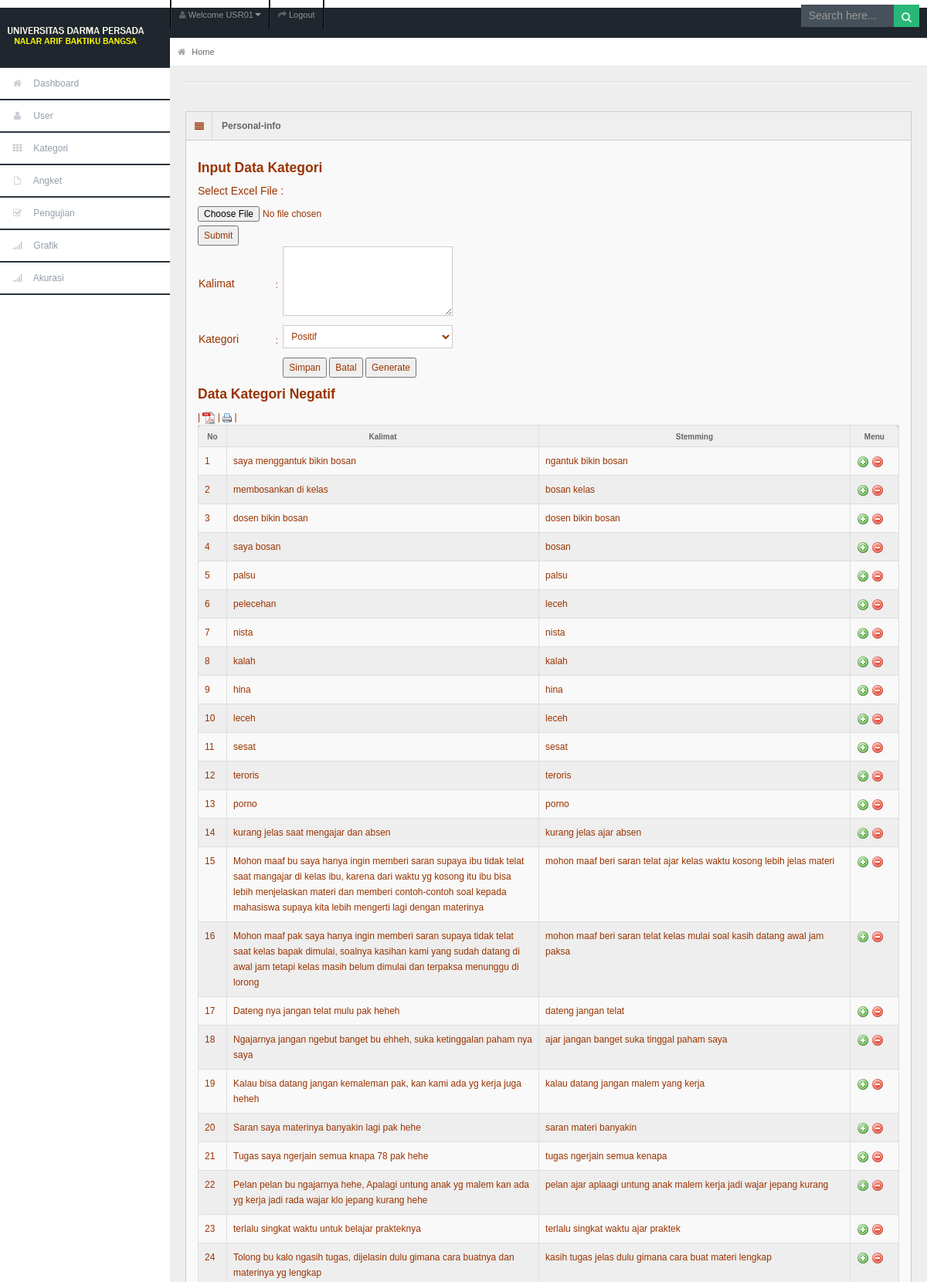
Page /index.php?mnu=kategori (signed in, upper part) on the committed database.
### tables this page shows
CREATE TABLE `tb_kategori` (
  `id_kategori` int(8) NOT NULL,
  `kalimat` text NOT NULL,
  `kategori` varchar(30) NOT NULL,
  `stemming` text NOT NULL
);

### koneksivar.php (called while the page is built, shortened)
<?php
$PATH="ypathcss";
$tbkategori="tb_kategori";
?>

### kategori/kategori.php (the view, shortened to what this page needs)
<link type="text/css" href="<?php echo "$PATH/base/";?>ui.all.css" rel="stylesheet" />
<link rel="stylesheet" href="js/jquery-ui.css">
  <link rel="stylesheet" href="resources/demos/style.css">
<div id="accordion">
  <h4>Input Data Kategori</h4>
  <div>
    <form name="import_export_form" method="post" action="" enctype="multipart/form-data">
    <label>Select Excel File : </label><input type="file" name="excelfile"/><br>
    <input type="submit" name="form_submit"/>
    </form>
<form action="" method="post" enctype="multipart/form-data">
<table width="517">
<tr>
<td height="25"><label for="kalimat">Kalimat</label>
<td>:
<td colspan="2"><textarea name="kalimat" cols="60" rows="4" class="form-control" id="kalimat"><?php echo $kalimat;?></textarea></td>
</tr>
<tr>
<td height="24"><label for="kategori">Kategori</label>
<td>:<td colspan="2">
  <select name="kategori" id="kategori">
    <option value="Positif"<?php if($kategori=="Positif"){echo"selected";}?>>Positif</option>
  </select></td>
</tr>
<tr>
<td height="26">
<td>
<td colspan="2">	<input name="Simpan" type="submit" id="Simpan" value="Simpan" />
        <a href="?mnu=kategori"><input name="Batal" type="button" id="Batal" value="Batal" /></a>
		 <a href="?mnu=kategori&pro=gen"><input name="Generate" type="button" id="Generate" value="Generate" /></a>
</td></tr>
</table>
</form>
</div>
<?php
  $sqlv="select distinct(kategori)from `$tbkategori` order by `kategori` asc";
  	$arrv=getData($conn,$sqlv);
		foreach($arrv as $dv) {
				$kategori=$dv["kategori"];
				?>
 <h4>Data Kategori <?php echo $kategori;?></h4>
 <div>
| <a href="kategori/pdf.php"><img src='ypathicon/pdf.png' alt='PDF'></a>
| <img src='ypathicon/print.png' alt='PRINT' OnClick="PRINT()"> |
<br>
<table class="table table-bordered table-striped">
<thead>
  <tr bgcolor="#036">
    <th width="3%"><center>No</th>
    <th width="45%"><center>Kalimat</th>
	 <th width="45%"><center>Stemming</th>
    <th width="10%"><center>Menu</th>
  </tr>
   </thead>
  <tbody>
<?php
  $sql="select * from `$tbkategori` where kategori='$kategori' order by `id_kategori` desc";
  $jum=getJum($conn,$sql);
		if($jum > 0){
	$batas   = 100;
	$page = $_GET['page'];
	if(empty($page)){$posawal  = 0;$page = 1;}
	else{$posawal = ($page-1) * $batas;}
	$sql2 = $sql." LIMIT $posawal,$batas";
	$no = $posawal+1;
	$arr=getData($conn,$sql2);
		foreach($arr as $d) {
				$id_kategori=$d["id_kategori"];
				$kalimat=$d["kalimat"];
				$stemming=$d["stemming"];
					$color="#dddddd";
					if($no %2==0){$color="#eeeeee";}
echo"<tr bgcolor='$color'>
				<td>$no</td>
				<td>$kalimat
				<td>$stemming</td>
			<td align='center'>
<a href='?mnu=kategori&pro=ubah&kode=$id_kategori'><img src='ypathicon/u.png' alt='ubah'></a>
<a href='?mnu=kategori&pro=hapus&kode=$id_kategori'><img src='ypathicon/h.png' alt='hapus'
onClick='return confirm(\"Apakah Anda benar-benar akan menghapus $nama pada data pengujian ?..\")'></a></td>
				</tr>";
			$no++;
			}
		}
		else{echo"<tr><td colspan='7'><blink>Maaf, Data mahasiswa belum tersedia...</blink></td></tr>";}
?>
</tbody>
</table>
</div>
<?Php
		}
		?>
</div>
</div>

### index.php (shortened to what this page needs)
<?php
require_once"konmysqli.php";
$mnu=$_GET["mnu"];
?>
<!DOCTYPE html>
<html lang="en">
<head>
<link rel="stylesheet" href="css/bootstrap.min.css" />
<link rel="stylesheet" href="css/bootstrap-responsive.min.css" />
<link rel="stylesheet" href="css/fullcalendar.css" />
<link rel="stylesheet" href="css/matrix-style.css" />
<link rel="stylesheet" href="css/matrix-media.css" />
<link href="font-awesome/css/font-awesome.css" rel="stylesheet" />
<link rel="stylesheet" href="css/jquery.gritter.css" />
</head>
<body>
<div id="header">
  <h1><a href="dashboard.html"> Admin</a></h1>
</div>
<div id="user-nav" class="navbar navbar-inverse">
  <ul class="nav">
    <li  class="dropdown" id="profile-messages" ><a title="" href="#" data-toggle="dropdown" data-target="#profile-messages" class="dropdown-toggle"><i class="icon icon-user"></i>  <span class="text">Welcome <?php echo $_SESSION["cid"];?></span><b class="caret"></b></a>
    </li>
    <li class=""><a title="" href="index.php?mnu=logout"><i class="icon icon-share-alt"></i> <span class="text">Logout</span></a></li>
  </ul>
</div>
<div id="search">
  <input type="text" placeholder="Search here..."/>
  <button type="submit" class="tip-bottom" title="Search"><i class="icon-search icon-white"></i></button>
</div>
<div id="sidebar"><a href="#" class="visible-phone"><i class="icon icon-home"></i> Dashboard</a>
  <ul>
 <?php if(isset($_SESSION["cid"])){  ?>
    <li><a href="index.php?mnu=home"><i class="icon icon-home"></i> <span>Dashboard</span></a> </li>
    <li><a href="index.php?mnu=user"><i class="icon icon-user"></i> <span>User</span></a> </li>
    <li><a href="index.php?mnu=kategori"><i class="icon icon-th"></i> <span>Kategori</span></a></li>
     <li><a href="index.php?mnu=angket"><i class="icon icon-file"></i> <span>Angket</span></a> </li>
    <li><a href="index.php?mnu=pengujian"><i class="icon icon-check"></i> <span>Pengujian</span></a> </li>
    <li><a href="index.php?mnu=grafik"><i class="icon icon-signal"></i> <span>Grafik</span></a></li>
	<li><a href="index.php?mnu=akurasi"><i class="icon icon-signal"></i> <span>Akurasi</span></a></li>
   <?php }else{?>
      <li><a href="index.html"><i class="icon icon-home"></i> <span>Dashboard</span></a> </li>
    <li><a href="index.php?mnu=login"><i class="icon icon-key"></i> <span>Login</span></a> </li>
   <?php }?>
  </ul>
</div>
<div id="content">
  <div id="content-header">
    <div id="breadcrumb"> <a href="index.html" title="Go to Home" class="tip-bottom"><i class="icon-home"></i> Home</a></div>
  </div>
<div class="container-fluid">
  <hr>
<div class="row-fluid">
    <div class="span12">
      <div class="widget-box">
        <div class="widget-title"> <span class="icon"> <i class="icon-align-justify"></i> </span>
          <h5>Personal-info</h5>
        </div>
        <div class="widget-content">
<?php
if($mnu=="admin"){require_once"admin/admin.php";}
else if($mnu=="user"){require_once"user/user.php";}
else if($mnu=="pengujian"){require_once"pengujian/pengujian.php";}
else if($mnu=="kategori"){require_once"kategori/kategori.php";}
 ?>
</div>
</div>
</div>
</div>
</div>
</body>
</html>
<?php
function getJum($conn,$sql){
  $rs=$conn->query($sql);
  $jum= $rs->num_rows;
    return $jum;
}
function getData($conn,$sql){
    $rs=$conn->query($sql);
    $rs->data_seek(0);
    $arr = $rs->fetch_all(MYSQLI_ASSOC);
    return $arr;
}
?>

### css/matrix-style.css (style rules this page uses)
* { outline:none !important; -moz-outline: none !important; }
html, body { height:100% }
body { overflow-x: hidden; margin-top: -10px; font-family: 'Open Sans', sans-serif; font-size:12px; color:#666; }
a { color:#666; }
select, textarea, input[type="text"], input[type="password"], input[type="datetime"], input[type="datetime-local"], input[type="date"], input[type="month"], input[type="time"], input[type="week"], input[type="number"], input[type="email"], input[type="url"], input[type="search"], input[type="tel"], input[type="color"], .uneditable-input, .label, .dropdown-menu, .btn, .well, .progress, .table-bordered, .btn-group > .btn:first-child, .btn-group > .btn:last-child, .btn-group > .btn:last-child, .btn-group > .dropdown-toggle, .alert { border-radius:0px; }
.btn, textarea, input[type="text"], input[type="password"], input[type="datetime"], input[type="datetime-local"], input[type="date"], input[type="month"], input[type="time"], input[type="week"], input[type="number"], input[type="email"], input[type="url"], input[type="search"], input[type="tel"], input[type="color"], .uneditable-input { box-shadow:none; }
hr { border-top-color:#dadada; }
#header { height: 77px; position: relative; width: 100%; z-index: -9; }
#header h1 { background: url("../img/logo.png") no-repeat scroll 0 0 transparent; width:178px; height: 60px; left: 10px; line-height: 500px; overflow: hidden; position: relative; top: 10px; width: 200px; }
#header h1 a { display: block; }
#search { position: absolute; z-index: 25; top: 6px; right:10px; }
#search input[type=text] { padding: 4px 10px 5px; border: 0; width: 100px; }
#search button { border: 0; margin-left:-3px; margin-top: -11px; padding: 5px 10px 4px; }
#search button i { opacity: 0.8; color:#fff; }
#user-nav { position: absolute; left: 220px; top:0px; z-index: 20; margin: 0; }
#user-nav > ul { margin: 0; padding: 0; list-style: none; border-right: 1px solid #2e363f;border-left: 1px solid #000; }
#user-nav > ul > li { float: left; list-style-type: none; margin: 0; position: relative; padding: 0; border-left: 1px solid #2e363f; border-right: 1px solid #000; }
#user-nav > ul > li > a { padding:9px 10px; display: block; font-size: 11px; }
#user-nav > ul > li > a > i, #sidebar li a i { opacity: .5; margin-top: 2px; }
#sidebar { display: block; float: left; position: relative; width: 220px; z-index: 16; }
#sidebar > ul { list-style: none; margin: 0px 0 0; padding: 0; position: absolute; width: 220px; }
#sidebar > ul > li { display: block; position: relative; }
#sidebar > ul > li > a { padding: 10px 0 10px 15px; display: block; color: #939da8; }
#sidebar > ul > li > a > i { margin-right: 10px; }
#content { background: none repeat scroll 0 0 #eeeeee; margin-left: 220px; margin-right: 0; padding-bottom: 25px; position: relative; min-height:100%; width: auto; }
#content-header { position: abslute; width: 100%; margin-top: -38px; z-index: 20; }
#breadcrumb { background-color: #fff; border-bottom: 1px solid #e3ebed; }
#breadcrumb a { padding: 8px 20px 8px 10px; display: inline-block; background-image: url('../img/breadcrumb.png'); background-position: center right; background-repeat: no-repeat; font-size: 11px; color: #666666; }
#breadcrumb a:last-child { background-image:none; }
#breadcrumb a i { margin-right: 5px; opacity: .6; }
.stat-boxes .peity_bar_good, .stat-boxes .peity_line_good, { color: #459D1C; }
.widget-box { background: none repeat scroll 0 0 #F9F9F9; border-left: 1px solid #CDCDCD; border-top: 1px solid #CDCDCD; border-right: 1px solid #CDCDCD; clear: both; margin-top: 16px; margin-bottom: 16px; position: relative; }
.widget-title, .modal-header, .table th, div.dataTables_wrapper .ui-widget-header { background:#efefef; border-bottom: 1px solid #CDCDCD; height: 36px; }
.widget-title span.icon { padding: 9px 10px 7px 11px; float: left; border-right:1px solid #dadada; }
.widget-title h5 { color: #666; float: left; font-size: 12px; font-weight: bold; padding: 12px; line-height: 12px; margin: 0; }
.widget-content { padding:15px; border-bottom: 1px solid #cdcdcd; }
.table th { height: auto; font-size: 10px; padding: 5px 10px 2px; border-bottom: 0; text-align: center; color: #666666; }
form { margin-bottom: 0; }

### ypathcss/style.css (style rules this page uses)
body { font-family: Arial, Helvetica, sans-serif; font-size: 12px; color: #993300; margin: 0px; background-color: #FFFFFF; }
ul { padding-left: 12px; margin-left: 0px; }
input, select, textarea { font-family: Arial, Helvetica, sans-serif; font-size: 12px; color: #993300; }

### rows in the picture
tb_kategori: kalimat "saya menggantuk bikin bosan", stemming "ngantuk bikin bosan"
tb_kategori: kalimat "membosankan di kelas", stemming "bosan kelas"
tb_kategori: kalimat "dosen bikin bosan", stemming "dosen bikin bosan"
tb_kategori: kalimat "saya bosan", stemming "bosan"
tb_kategori: kalimat "palsu", stemming "palsu"
tb_kategori: kalimat "pelecehan", stemming "leceh"
tb_kategori: kalimat "nista", stemming "nista"
tb_kategori: kalimat "kalah", stemming "kalah"
tb_kategori: kalimat "hina", stemming "hina"
tb_kategori: kalimat "leceh", stemming "leceh"
tb_kategori: kalimat "sesat", stemming "sesat"
tb_kategori: kalimat "teroris", stemming "teroris"
tb_kategori: kalimat "porno", stemming "porno"
tb_kategori: kalimat "kurang jelas saat mengajar dan absen", stemming "kurang jelas ajar absen"
tb_kategori: kalimat "Mohon maaf bu saya hanya ingin memberi saran supaya ibu tidak telat saat mangajar di kelas ibu, karena dari waktu yg kosong itu ibu bisa lebih menjelaskan materi dan memberi contoh-contoh soal kepada mahasiswa supaya kita lebih mengerti lagi dengan materinya", stemming "mohon maaf beri saran telat ajar kelas waktu kosong lebih jelas materi"
tb_kategori: kalimat "Mohon maaf pak saya hanya ingin memberi saran supaya tidak telat saat kelas bapak dimulai, soalnya kasihan kami yang sudah datang di awal jam tetapi kelas masih belum dimulai dan terpaksa menunggu di lorong", stemming "mohon maaf beri saran telat kelas mulai soal kasih datang awal jam paksa"
tb_kategori: kalimat "Dateng nya jangan telat mulu pak heheh", stemming "dateng jangan telat"
tb_kategori: kalimat "Ngajarnya jangan ngebut banget bu ehheh, suka ketinggalan paham nya saya", stemming "ajar jangan banget suka tinggal paham saya"
tb_kategori: kalimat "Kalau bisa datang jangan kemaleman pak, kan kami ada yg kerja juga heheh", stemming "kalau datang jangan malem yang kerja"
tb_kategori: kalimat "Saran saya materinya banyakin lagi pak hehe", stemming "saran materi banyakin"
tb_kategori: kalimat "Tugas saya ngerjain semua knapa 78 pak hehe", stemming "tugas ngerjain semua kenapa"
tb_kategori: kalimat "Pelan pelan bu ngajarnya hehe, Apalagi untung anak yg malem kan ada yg kerja jadi rada wajar klo jepang kurang hehe", stemming "pelan ajar aplaagi untung anak malem kerja jadi wajar jepang kurang"
tb_kategori: kalimat "terlalu singkat waktu untuk belajar prakteknya", stemming "terlalu singkat waktu ajar praktek"
tb_kategori: kalimat "Tolong bu kalo ngasih tugas, dijelasin dulu gimana cara buatnya dan materinya yg lengkap", stemming "kasih tugas jelas dulu gimana cara buat materi lengkap"

### other values in the picture
$_SESSION["cid"] "USR01"
$kategori "Negatif"
